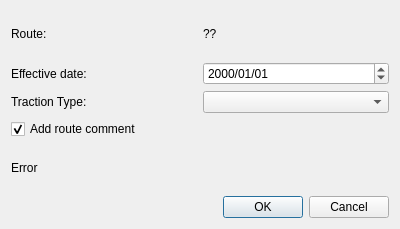
<?xml version="1.0" encoding="UTF-8"?>
<ui version="4.0">
 <class>ModifyRouteTractionTypeDlg</class>
 <widget class="QDialog" name="ModifyRouteTractionTypeDlg">
  <property name="geometry">
   <rect>
    <x>0</x>
    <y>0</y>
    <width>400</width>
    <height>229</height>
   </rect>
  </property>
  <property name="windowTitle">
   <string>Modify Traction Type</string>
  </property>
  <layout class="QGridLayout" name="gridLayout">
   <item row="0" column="0">
    <widget class="QLabel" name="label">
     <property name="text">
      <string>Route:</string>
     </property>
    </widget>
   </item>
   <item row="0" column="1">
    <widget class="QLabel" name="lblRoute">
     <property name="text">
      <string>??</string>
     </property>
    </widget>
   </item>
   <item row="1" column="0">
    <widget class="QLabel" name="label_3">
     <property name="text">
      <string>Effective date:</string>
     </property>
    </widget>
   </item>
   <item row="1" column="1">
    <widget class="QDateEdit" name="dateEdit">
     <property name="displayFormat">
      <string>yyyy/MM/dd</string>
     </property>
    </widget>
   </item>
   <item row="3" column="1">
    <widget class="QComboBox" name="comboBox"/>
   </item>
   <item row="4" column="0" colspan="2">
    <widget class="QCheckBox" name="checkBox">
     <property name="text">
      <string>Add route comment</string>
     </property>
     <property name="checked">
      <bool>true</bool>
     </property>
    </widget>
   </item>
   <item row="5" column="0">
    <widget class="QLabel" name="lblError">
     <property name="palette">
      <palette>
       <active>
        <colorrole role="WindowText">
         <brush brushstyle="SolidPattern">
          <color alpha="255">
           <red>255</red>
           <green>0</green>
           <blue>0</blue>
          </color>
         </brush>
        </colorrole>
       </active>
       <inactive>
        <colorrole role="WindowText">
         <brush brushstyle="SolidPattern">
          <color alpha="255">
           <red>0</red>
           <green>0</green>
           <blue>0</blue>
          </color>
         </brush>
        </colorrole>
       </inactive>
       <disabled>
        <colorrole role="WindowText">
         <brush brushstyle="SolidPattern">
          <color alpha="255">
           <red>120</red>
           <green>120</green>
           <blue>120</blue>
          </color>
         </brush>
        </colorrole>
       </disabled>
      </palette>
     </property>
     <property name="text">
      <string>Error</string>
     </property>
    </widget>
   </item>
   <item row="6" column="0" colspan="2">
    <layout class="QHBoxLayout" name="horizontalLayout_4">
     <item>
      <spacer name="horizontalSpacer">
       <property name="orientation">
        <enum>Qt::Horizontal</enum>
       </property>
       <property name="sizeHint" stdset="0">
        <size>
         <width>40</width>
         <height>20</height>
        </size>
       </property>
      </spacer>
     </item>
     <item>
      <widget class="QPushButton" name="btnOk">
       <property name="text">
        <string>OK</string>
       </property>
      </widget>
     </item>
     <item>
      <widget class="QPushButton" name="btnCancel">
       <property name="text">
        <string>Cancel</string>
       </property>
      </widget>
     </item>
    </layout>
   </item>
   <item row="3" column="0">
    <widget class="QLabel" name="label_4">
     <property name="text">
      <string>Traction Type:</string>
     </property>
    </widget>
   </item>
  </layout>
 </widget>
 <resources/>
 <connections/>
</ui>
